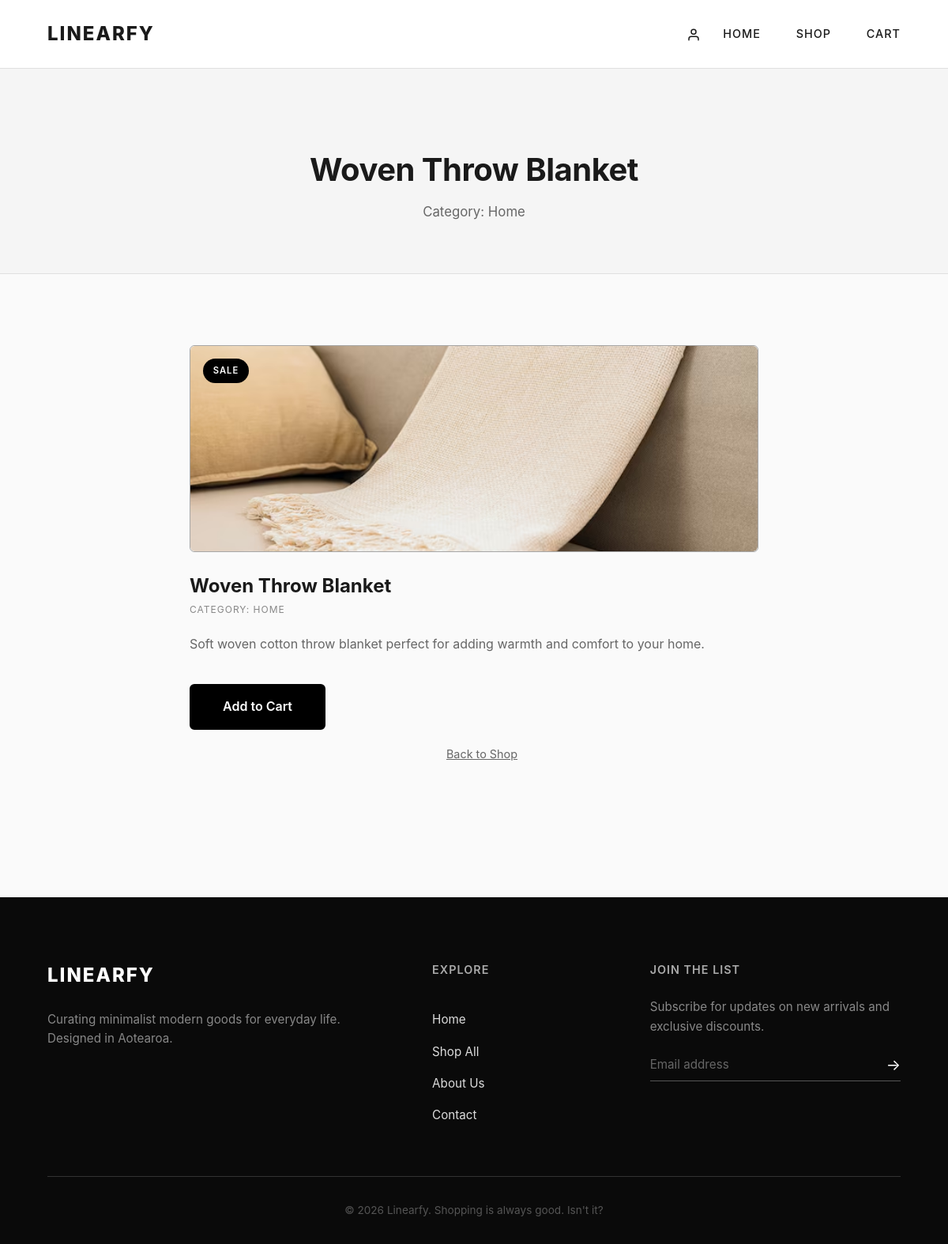
The app's page /product/2 with its own data.
### app.py (models this page shows)
class Product(db.Model):
    id = db.Column(db.Integer, primary_key=True)
    name = db.Column(db.String(100), nullable=False)
    price = db.Column(db.Float, nullable=False)
    category = db.Column(db.String(50), nullable=False)
    image = db.Column(db.String(200), nullable=False)
    description = db.Column(db.Text, nullable=False)
    is_new = db.Column(db.Boolean, default=False)
    is_sale = db.Column(db.Boolean, default=False)

### app.py (the view)
@app.route('/product/<int:product_id>')
def product_detail(product_id):
    product = Product.query.get_or_404(product_id)
    return render_template(
        'product.html',
        product=product
    )

### templates/product.html
{% extends "base.html" %}
{% block content %}
<div class="page-header">
    <div class="header-content">
        <h1>{{ product.name }}</h1>
        <p>
            Category: {{ product.category.title() }}
        </p>
    </div>
</div>
<div style="max-width: 900px; margin: auto; padding: 50px;">
    <div class="product-card" style="padding: 40px;">
        <div class="image-wrapper">
            <img
                src="{{ url_for('static',
                filename='images/products/' + product.image) }}"
                alt="{{ product.name }}"
                class="product-image"
            />
            {% if product.is_new %}
                <span class="badge">
                    New
                </span>
            {% elif product.is_sale %}
                <span class="badge">
                    Sale
                </span>
            {% endif %}
        </div>
        <div class="product-info">
            <h2>
                {{ product.name }}
            </h2>
            <p class="stock-status">
                Category:
                {{ product.category }}
            </p>
            <p style="margin-top: 20px;
                    line-height: 1.8;
                    color: #666;">
                {{ product.description }}
            </p>
            <div style="margin-top: 20px;">
                <a href="{{ url_for('add_to_cart', product_id=product.id) }}"
                   class="btn">
                    Add to Cart
                </a>
                <a href="{{ url_for('shop') }}"
                   class="continue-shopping"
                   style="margin-left:20px;">
                    Back to Shop
                </a>
            </div>
        </div>
    </div>
</div>
{% endblock %}

### static/css/style.css (style rules this page uses)
* { margin: 0; padding: 0; box-sizing: border-box; font-family: 'Inter', 'Segoe UI', Tahoma, Geneva, Verdana, sans-serif; }
html, body { -ms-overflow-style: none; scrollbar-width: none; }
:root { --primary-color: #000000; --bg-color: #fafafa; --text-color: #1a1a1a; --border-color: #e0e0e0; --input-bg: #ffffff; }
body { background-color: var(--bg-color); color: var(--text-color); line-height: 1.6; }
.btn { display: inline-block; padding: 0.9rem 2.5rem; background-color: var(--primary-color); color: #ffffff; text-decoration: none; border: 2px solid var(--primary-color); border-radius: 6px; cursor: pointer; margin-top: 1rem; font-size: 1rem; font-weight: 600; transition: all 0.3s ease; }
.product-image { width: 100%; height: 260px; object-fit: cover; border-radius: 12px; display: block; }
.product-card { background: transparent; border: none; text-align: left; }
.image-wrapper { position: relative; overflow: hidden; border-radius: 6px; margin-bottom: 1.5rem; border: 1px solid rgb(167, 167, 167); }
.product-image { aspect-ratio: 4 / 5; background-color: #eaeaea; width: 100%; border-radius: 6px; transition: transform 0.6s cubic-bezier(0.25, 0.46, 0.45, 0.94); }
.badge { position: absolute; top: 1rem; left: 1rem; background-color: var(--primary-color); color: #ffffff; font-size: 0.7rem; padding: 0.4rem 0.8rem; border-radius: 20px; letter-spacing: 1px; text-transform: uppercase; font-weight: 600; }
.product-info { padding: 0; }
.stock-status { font-size: 0.75rem; color: #888888; text-transform: uppercase; letter-spacing: 1px; margin-bottom: 0.4rem; }
.page-header { background-color: #f5f5f5; padding: 6rem 5% 4rem; text-align: center; border-bottom: 1px solid var(--border-color); }
.page-header h1 { font-size: 2.5rem; font-weight: 700; margin-bottom: 0.5rem; letter-spacing: -0.5px; }
.page-header p { color: #666666; font-size: 1.05rem; }
.continue-shopping { display: block; text-align: center; margin-top: 1.2rem; color: #666666; text-decoration: underline; font-size: 0.9rem; transition: color 0.2s ease; }

### records on screen
Product: name "Woven Throw Blanket", category "Home", image (placeholder picture), category "HOME", description "Soft woven cotton throw blanket perfect for adding warmth and comfort to your home."
